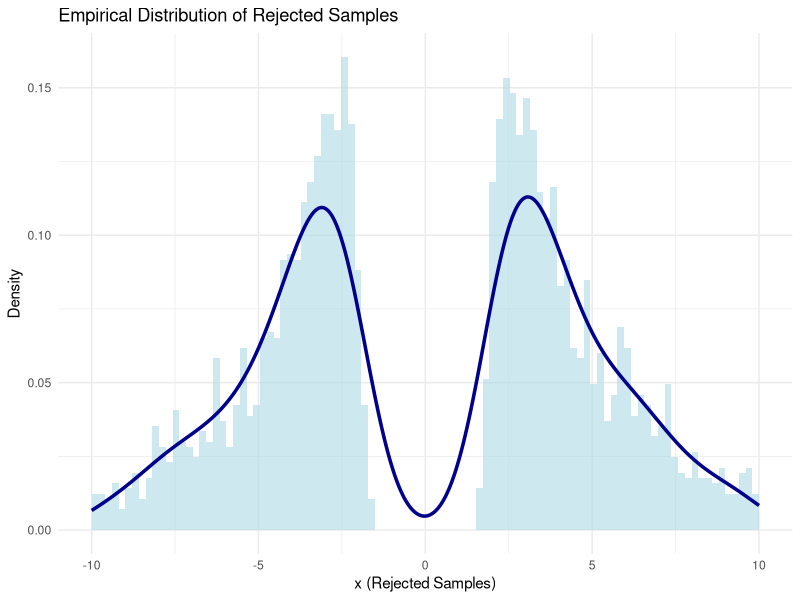

The R source for this figure:
## ---- chunk 1
library(knitr)

knitr::opts_chunk$set(echo = TRUE)

# the default output hook
hook_output = knit_hooks$get('output')
knit_hooks$set(output = function(x, options) {
  if (!is.null(n <- options$out.lines)) {
    x = unlist(stringr::str_split(x, '\n'))
    if (length(x) > n) {
      # truncate the output
      x = c(head(x, n), '....\n')
    }
    x = paste(x, collapse = '\n') # paste first n lines together
  }
  hook_output(x, options)
})
## ---- chunk 2

options(width=60)
opts_chunk$set(out.lines = 23, comment = "", warning = FALSE, message = FALSE, echo = TRUE, tidy = TRUE, size="small",tidy.opts=list(width.cutoff=50), fig.align = 'center', fig.width = 5, fig.height = 4)
## ---- chunk 3
set.seed(123)
## ---- chunk 4
P <- matrix(c(
  0,   0.5, 0.5,
  5/8, 1/4, 1/8,
  1/3, 2/3, 0),
  nrow = 3, byrow = TRUE)
rownames(P) <- colnames(P) <- 1:3
P
## ---- chunk 5
sim_chain <- function(n, start, P){
  s <- integer(n); s[1] <- start
  for(t in 2:n){
    s[t] <- sample(1:3, 1, prob = P[s[t-1], ])
  }
  s
}

chain1 <- sim_chain(1000, 1, P)
prop.table(table(chain1))
## ---- chunk 6
set.seed(321)
end_states <- replicate(500, tail(sim_chain(1000, 1, P), 1))
prop_end <- prop.table(table(end_states))
prop_end
## ---- chunk 7
library(expm)  # for eigen‑decomposition if not base
pi_stat <- eigen(t(P))$vectors[,1]
pi_stat <- Re(pi_stat / sum(pi_stat))
pi_stat
## ---- chunk 8
comparison <- rbind(
  "Single‑chain empirical" = prop.table(table(chain1)),
  "500‑chains final state" = prop_end,
  "Stationary π"          = pi_stat
)
round(comparison, 3)
## ---- chunk 9
end_states2 <- replicate(500, tail(sim_chain(1000, 2, P), 1))
prop.table(table(end_states2))
## ---- chunk 10
cat(paste0("Last knit: ", Sys.time()))

## ---- chunk 11
target_over_cauchy <- function(x) {
  (pi / sqrt(2 * pi)) * exp(-0.5 * x^2) / (1 + x^2)
}

# Optimize the function over a symmetric large interval (e.g., -100 to 100)
opt_result <- optimize(function(x) -target_over_cauchy(x), interval = c(-100, 100))

k <- -opt_result$objective
k
## ---- chunk 12
set.seed(123)
n <- 10000  # desired number of accepted samples
samples <- numeric(n)
rejected <- numeric()
i <- 0
trials <- 0

while (i < n) {
  x_candidate <- rcauchy(1)
  u <- runif(1)

  f_x <- dnorm(x_candidate)  # standard normal density
  g_x <- dcauchy(x_candidate)  # standard Cauchy density

  if (u <= f_x / (k * g_x)) {
    i <- i + 1
    samples[i] <- x_candidate
  } else {
    rejected <- c(rejected, x_candidate)
  }
  trials <- trials + 1
}

# Report the acceptance rate
acceptance_rate <- n / trials
acceptance_rate
## ---- chunk 13
cat("Acceptance rate (MC estimate):", acceptance_rate, "\n")
## ---- chunk 14
cat("Acceptance rate (MC estimate):", acceptance_rate, "\n")
## ---- chunk 15
library(ggplot2)

# Create a data frame
rejected_df <- data.frame(x = rejected)

# Plot histogram and density estimation
ggplot(rejected_df, aes(x = x)) +
  geom_histogram(aes(y = ..density..), bins = 100, fill = "lightblue", alpha = 0.6) +
  geom_density(color = "darkblue", size = 1.2) +
  xlim(-10, 10) +
  labs(title = "Empirical Distribution of Rejected Samples",
       x = "x (Rejected Samples)",
       y = "Density") +
  theme_minimal()
